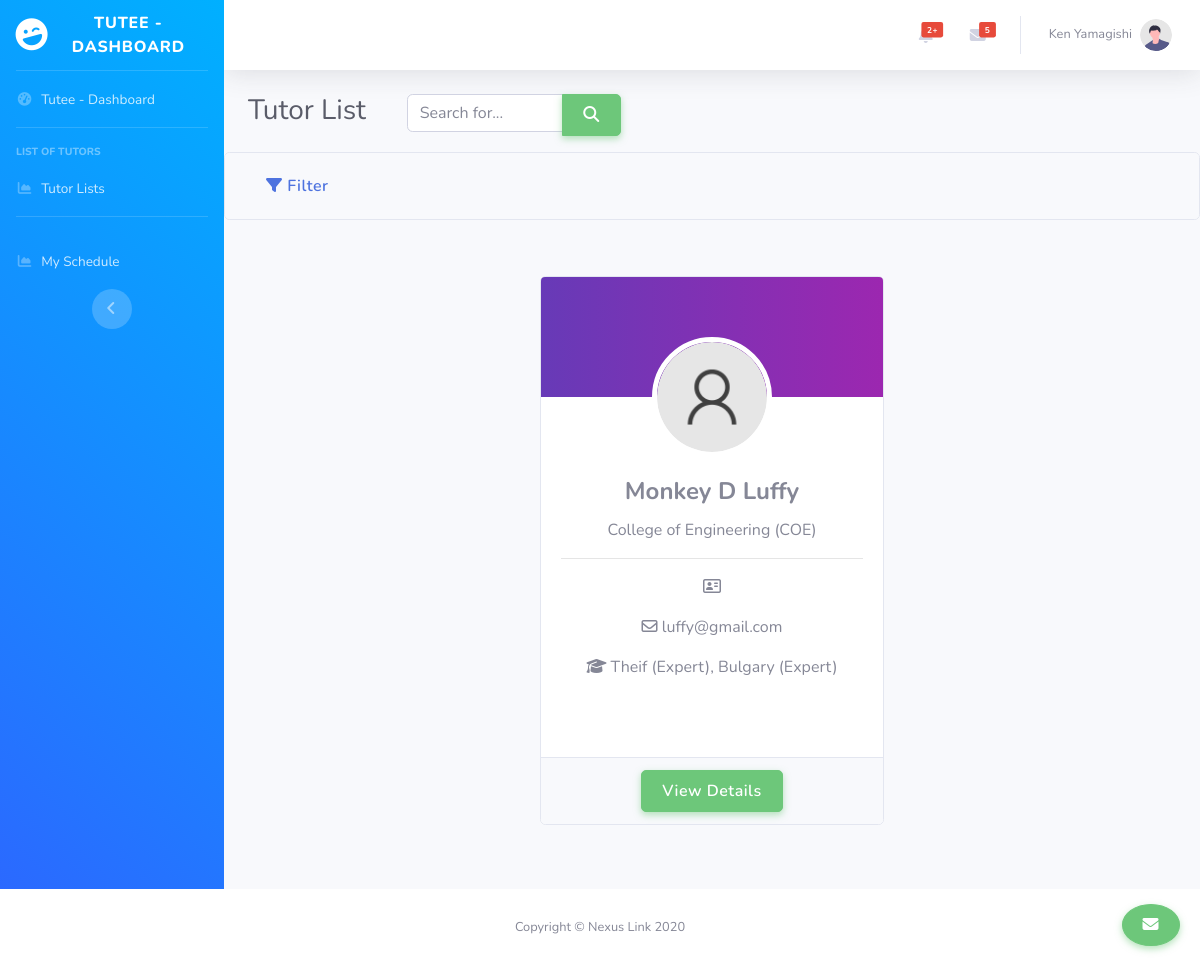
Page /tutee/tutor_list.php (signed in) on the committed database.
### tables this page shows
CREATE TABLE `tbl_tutee` (
  `tuteeid` int(11) NOT NULL,
  `tutee_fname` varchar(50) DEFAULT NULL,
  `tutee_mname` varchar(50) DEFAULT NULL,
  `tutee_lname` varchar(50) DEFAULT NULL,
  `tutee_stunum` varchar(50) NOT NULL,
  `tutee_sex` char(1) DEFAULT NULL,
  `tutee_email` varchar(50) DEFAULT NULL,
  `tutee_cor` varchar(255) NOT NULL,
  `tutee_course` varchar(50) DEFAULT NULL,
  `tutee_year` int(11) DEFAULT NULL,
  `tutee_bday` date DEFAULT NULL,
  `auth_id` int(11) DEFAULT NULL
);

CREATE TABLE `tbl_tutor` (
  `tutorid` int(11) NOT NULL,
  `tutor_fname` varchar(50) DEFAULT NULL,
  `tutor_mname` varchar(50) DEFAULT NULL,
  `tutor_lname` varchar(50) DEFAULT NULL,
  `tutor_bio` text NOT NULL,
  `tutor_stunum` varchar(50) NOT NULL,
  `tutor_sex` char(1) DEFAULT NULL,
  `tutor_email` varchar(50) DEFAULT NULL,
  `tutor_cor` varchar(255) NOT NULL,
  `tutor_course` varchar(50) DEFAULT NULL,
  `tutor_year` int(11) DEFAULT NULL,
  `tutor_bday` date DEFAULT NULL,
  `auth_id` int(11) DEFAULT NULL,
  `allowed_schedule` int(10) NOT NULL,
  `tutor_profile` varchar(255) NOT NULL
);

### tutee/tutor_list.php (the view, shortened to what this page needs)
<?php include 'includes/header.php'; ?>
<?php
include('../connect.php');
?>
<div id="wrapper">
    <?php include 'includes/sidebar.php'; ?>
    <div id="content-wrapper" class="d-flex flex-column">
        <div id="content">
            <nav class="navbar navbar-expand navbar-light bg-white topbar mb-4 static-top shadow">
                <ul class="navbar-nav ml-auto">
                    <li class="nav-item dropdown no-arrow mx-1">
                        <a class="nav-link dropdown-toggle" href="#" id="alertsDropdown" role="button"
                           data-toggle="dropdown" aria-haspopup="true" aria-expanded="false">
                            <span class="badge badge-danger badge-counter">2+</span>
                        </a>
                    </li>
                    <li class="nav-item dropdown no-arrow mx-1">
                        <a class="nav-link dropdown-toggle" href="#" id="messagesDropdown" role="button"
                           data-toggle="dropdown" aria-haspopup="true" aria-expanded="false">
                            <i class="fas fa-envelope fa-fw"></i>
                            <span class="badge badge-danger badge-counter">5</span>
                        </a>
                    </li>
                    <?php
                    $tuteeid = $_SESSION['tuteeid'];
                    $sql = "SELECT * FROM tbl_tutee WHERE tuteeid = '$tuteeid'";
                    $result = mysqli_query($database, $sql);
                    $row = mysqli_fetch_assoc($result);
                    $tuteename = $row['tutee_fname'] . ' ' .$row['tutee_lname'];
                    ?>
                    <li class="nav-item dropdown no-arrow">
                        <a class="nav-link dropdown-toggle" href="#" id="userDropdown" role="button"
                           data-toggle="dropdown" aria-haspopup="true" aria-expanded="false">
                            <span class="mr-2 d-none d-lg-inline text-gray-600 small"><?php echo $tuteename; ?></span>
                            <img class="img-profile rounded-circle"
                                 src="../img/undraw_profile.svg">
                        </a>
                    </li>
                </ul>
            </nav>
            <div class="container-fluid">
                <div class="row">
                    <div class="col-sm-2">
                        <h1 class="h3 mb-0 text-gray-800">Tutor List</h1>
                    </div>
                    <div class="col-sm-3">
                        <form method="GET" action="">
                            <div class="form-group">
                                <div class="input-group">
                                    <input type="text" class="form-control" id="search" name="search" placeholder="Search for..." value="<?php echo isset($_GET['search']) ? $_GET['search'] : ''; ?>">
                                    <div class="input-group-append">
                                        <button type="submit" class="btn btn-primary"><i class="fas fa-search"></i></button>
                                    </div>
                                </div>
                            </div>
                        </form>
                    </div>
                </div>
                </div>
                    <div class="accordion ml-auto" id="filterAccordion">
                        <div class="card">
                            <div class="card-header" id="filterHeading">
                                <h2 class="mb-0">
                                    <button class="btn btn-link" type="button" data-toggle="collapse" data-target="#filterCollapse" aria-expanded="true" aria-controls="filterCollapse">
                                        <i class="fas fa-filter"></i> Filter
                                    </button>
                                </h2>
                            </div>
                        </div>
                    </div>
                </div>
                        <div class="row">
                    <?php
                        function getColor($tutor_course) {
                            switch ($tutor_course) {
                                case 'COE':
                                    return array('bg-gradient-coe', 'College of Engineering (COE)');
                                    break;
                            }
                        }
                    $sql = "SELECT * FROM tbl_tutor INNER JOIN tbl_auth ON tbl_tutor.auth_id = tbl_auth.auth_id WHERE tbl_auth.acc_status = 1";
                    $result = mysqli_query($database, $sql);
                    while($row = mysqli_fetch_assoc($result)) {
                        $tutorid = $row['tutorid'];
                        $tutor_fname = $row['tutor_fname'];
                        $tutor_mname = $row['tutor_mname'];
                        $tutor_lname = $row['tutor_lname'];
                        $tutor_bio = $row['tutor_bio'];
                        $tutor_email = $row['tutor_email'];
                        $tutor_course = $row['tutor_course'];
                        $fullname = $tutor_fname . ' ' . $tutor_mname . ' ' . $tutor_lname;
                        $tutor_stunum = $row['tutor_stunum'];
                        $colorData = getColor($tutor_course);
                        $sql2 = "SELECT * FROM tbl_expertise WHERE tutorid = '$tutorid'";
                        $result2 = mysqli_query($database, $sql2);
                        $expertise_list = "";
                        while($row2 = mysqli_fetch_assoc($result2)) {
                            $expertise_list .= $row2['expertise'] . " (" . $row2['expertise_level'] . "), ";
                        }
                        $expertise_list = rtrim($expertise_list, ", ");
                            echo '
                            <section class="mx-auto my-5 col-md-6" style="max-width: 23rem;">
                                <div class="card testimonial-card mt-2 mb-3" style="width: 100%;">
                                    <div class="card-up ' . $colorData[0] . '"></div>
                                    <div class="avatar mx-auto white">
                                        <img src="../img/user.png" class="rounded-circle img-fluid" alt="Profile Picture">
                                    </div>
                                    <div class="card-body text-center" style="height: 300px; overflow-y: auto;">
                                        <h4 class="card-title font-weight-bold">' . $fullname . '</h4>
                                        <p class="card-description">' . $colorData[1] . '</p>
                                        <hr>
                                        <p><i class="fa fa-address-card-o"></i><strong><u> ' . $tutor_bio . '</u></strong></p>
                                        <p><i class="fa fa-envelope-o"></i> ' . $tutor_email . '</p>
                                        <p><i class="fa fa-graduation-cap"></i> ' . $expertise_list . '</p>
                                    </div>
                                    <div class="card-footer">
                                        <div class="text-center">
                                            <button class="btn btn-primary view-details" data-toggle="modal" data-target="#tutorModal" data-tutor-name="' . $fullname . '" data-tutor-email="' . $tutor_email . '" data-tutor-course="' . $tutor_course . '" data-tutor-bio="' . $tutor_bio . '" data-tutorid="' . $tutorid . '" data-tutor-stunum="' . $tutor_stunum . '">View Details</button>
                                        </div>
                                    </div>
                                </div>
                            </section>';
                        }
                        ?>
                    </div>
                </div>
            </div>
        <footer class="sticky-footer bg-white">
            <div class="container my-auto">
                <div class="copyright text-center my-auto">
                    <span>Copyright &copy; Nexus Link 2020</span>
                </div>
            </div>
        </footer>
<a href="#" id="messageModalTrigger" class="btn btn-primary rounded-circle position-fixed" style="bottom: 20px; right: 20px; z-index: 9999;">
    <i class="fas fa-envelope"></i>
</a>
<link rel="stylesheet" href="https://cdnjs.cloudflare.com/ajax/libs/animate.css/4.1.1/animate.min.css">
<?php include 'includes/footer.php'; ?>

### tutee/includes/header.php (style rules this page uses)
hr { display: flex; align-items: center; text-align: center; }
.bg-gradient-coe { background-image: linear-gradient(to right, #673AB7, #9C27B0); }
.bg-gradient-primary { background-image: linear-gradient(to right, #4e73df, #224abe); }

### tutee/tutor_list.php (style rules this page uses)
.badge { padding: 5px 8px; border-radius: 3px; letter-spacing: 0.5px; font-size: 12px; }
.btn-primary, .btn-outline-primary:hover, .btn-outline-primary:focus, .btn-outline-primary:active, .btn-outline-primary.active, .btn-outline-primary.focus, .btn-outline-primary:not(:disabled):not(.disabled):active { box-shadow: 0 3px 7px rgb(109 199 122 / 50%) !important; }
.btn-primary, .btn-outline-primary, .btn-outline-primary:hover, .btn-outline-primary:focus, .btn-outline-primary:active, .btn-outline-primary.active, .btn-outline-primary.focus, .btn-outline-primary:not(:disabled):not(.disabled):active, .bg-soft-primary .border, .alert-primary, .alert-outline-primary, .badge-outline-primary, .nav-pills .nav-link.active, .pagination .active a, .form-group .form-control:focus, .form-group .form-control.active, .custom-control-input:checked ~ .custom-control-label:before, .custom-control-input:focus ~ .custom-control-label::before, .form-control:focus, .social-icon li a:hover, #topnav .has-submenu.active.active .menu-arrow, #topnav.scroll .navigation-menu > li:hover > .menu-arrow, #topnav.scroll .navigation-menu > li.active > .menu-arrow, #topnav .navigation-menu > li:hover > .menu-arrow, .flatpickr-day.selected, .flatpickr-day.selected:hover, .form-check-input:focus, .form-check-input.form-check-input:checked, .container-filter li.active, .container-filter li:hover { border-color: #6dc77a !important; }
.bg-primary, .btn-primary, .btn-outline-primary:hover, .btn-outline-primary:focus, .btn-outline-primary:active, .btn-outline-primary.active, .btn-outline-primary.focus, .btn-outline-primary:not(:disabled):not(.disabled):active, .badge-primary, .nav-pills .nav-link.active, .pagination .active a, .custom-control-input:checked ~ .custom-control-label:before, #preloader #status .spinner > div, .social-icon li a:hover, .back-to-top:hover, .back-to-home a, ::selection, #topnav .navbar-toggle.open span:hover, .owl-theme .owl-dots .owl-dot.active span, .owl-theme .owl-dots.clickable .owl-dot:hover span, .watch-video a .play-icon-circle, .sidebar .widget .tagcloud > a:hover, .flatpickr-day.selected, .flatpickr-day.selected:hover, .tns-nav button.tns-nav-active, .form-check-input.form-check-input:checked { background-color: #6dc77a !important; }
.btn { padding: 8px 20px; outline: none; text-decoration: none; font-size: 16px; letter-spacing: 0.5px; transition: all 0.3s; font-weight: 600; border-radius: 5px; }
.btn-primary { background-color: #6dc77a !important; border: 1px solid #6dc77a !important; color: #fff !important; box-shadow: 0 3px 7px rgb(109 199 122 / 50%); }
a { text-decoration:none; }
.testimonial-card .card-up { height: 120px; overflow: hidden; border-top-left-radius: .25rem; border-top-right-radius: .25rem; }
.testimonial-card .avatar { width: 120px; margin-top: -60px; overflow: hidden; border: 5px solid #fff; border-radius: 50%; }

### rows in the picture
tbl_tutee: tuteename "Ken Yamagishi"
tbl_tutor: fullname "Monkey D Luffy", tutor_course "College of Engineering (COE)", tutor_email "luffy@gmail.com", expertise_list "Theif (Expert), Bulgary (Expert)"
